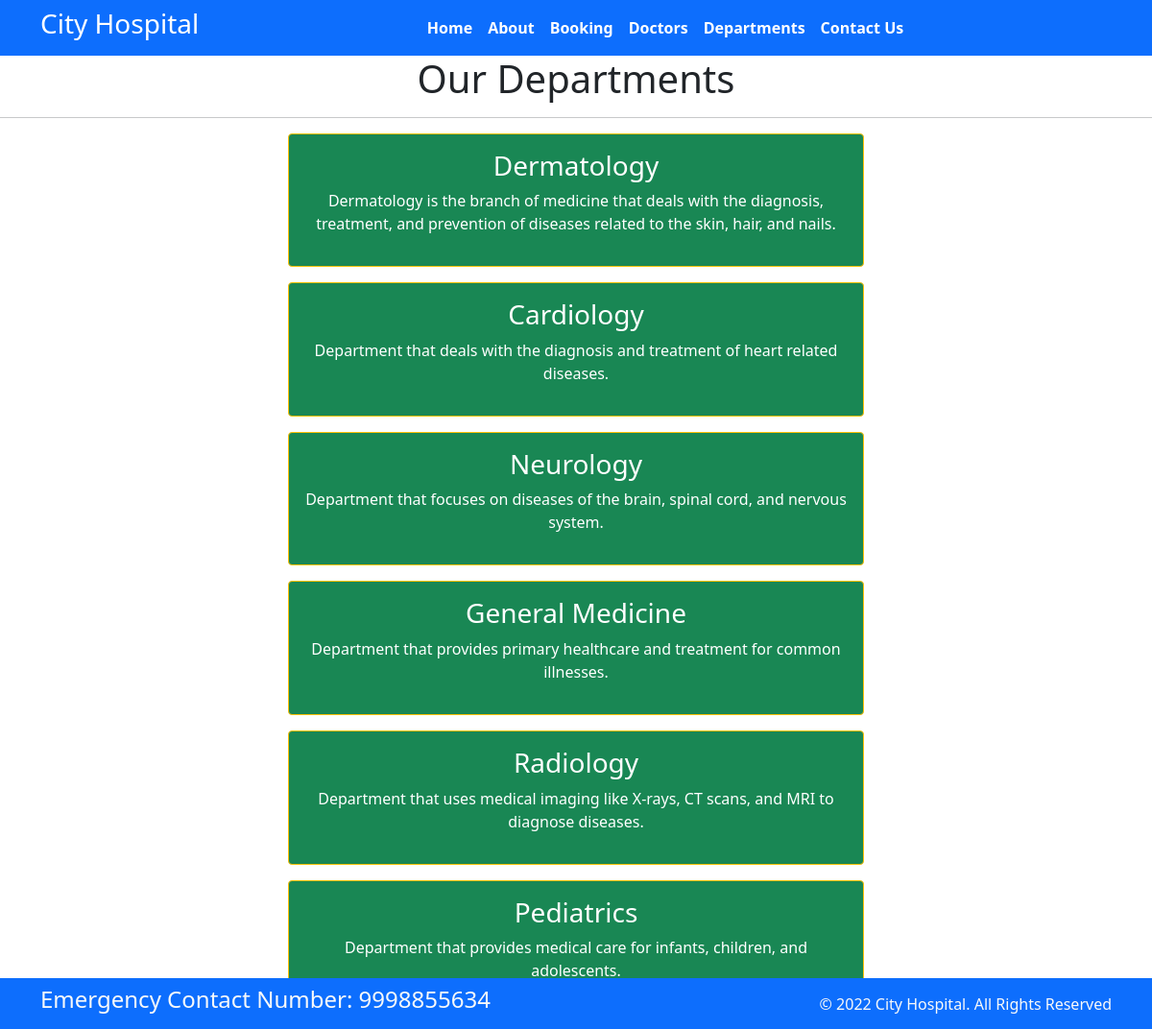
Screenshot of /department with the database file from the repository.
### home/models.py (models this page shows, shortened)
class Departments(models.Model):
    dep_name=models.CharField(max_length=50)
    dep_description=models.TextField()

### home/views.py (the view)
# urls.py: path('department', views.department, name='department'),
def department(request):
    dept={
        'dept':Departments.objects.all()
    }
    return render(request,'department.html',dept)

### templates/department.html (shortened to what this page needs)
{% extends "base.html" %}
{% block content %}
<h1 class="text-center">Our Departments</h1>
<hr>
{%for d in dept%}
<div class="mx-auto w-50 bg-success text-center text-white p-3 my-3 border border-warning rounded">
    <h3>{{d.dep_name}}</h3>
    <p>{{d.dep_description}} </p>
</div>
{% endfor %}
{% endblock %}

### rows the page displays
Departments: dep_name "Dermatology", dep_description "Dermatology is the branch of medicine that deals with the diagnosis, treatment, and prevention of diseases related to the skin, hair, and nails."
Departments: dep_name "Cardiology", dep_description "Department that deals with the diagnosis and treatment of heart related diseases."
Departments: dep_name "Neurology", dep_description "Department that focuses on diseases of the brain, spinal cord, and nervous system."
Departments: dep_name "General Medicine", dep_description "Department that provides primary healthcare and treatment for common illnesses."
Departments: dep_name "Radiology", dep_description "Department that uses medical imaging like X-rays, CT scans, and MRI to diagnose diseases."
Departments: dep_name "Pediatrics", dep_description "Department that provides medical care for infants, children, and adolescents."
